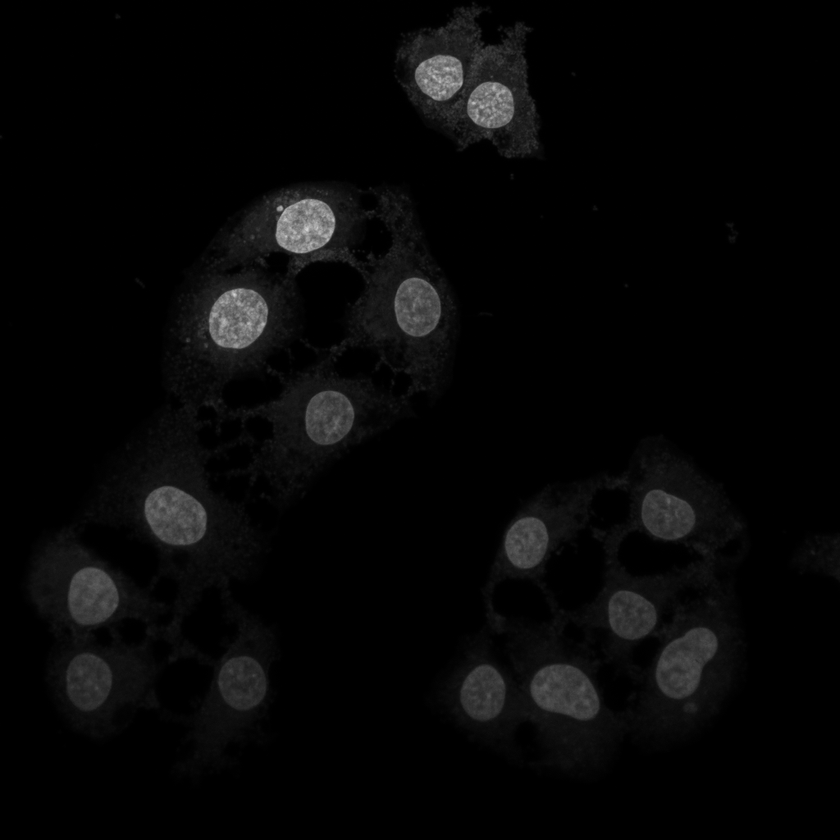
%> input picture nuclei/watershed_active_snakes/toolbox/lsm/Image3.tif, 840 x 840 px, shrunk from 1024 x 1024 before the run
$ octave --eval "result = algo_snakes_3D(imread('lsm/Image3.tif'));"   (GNU Octave 9; MATLAB toolbox functions it lacks are replaced by stand-ins)
%> lines starting %> are read from the running program, lines starting %| are printed output that depends on the picture; in (x1, y1, x2, y2) boxes, pixels count from 0 and x2, y2 are one past the last pixel; in counts of white or black regions, pixels touching at a corner belong together; the program's own positions count from 1
function [OV,Options] = algo_snakes_3D(img)

%options for the snake algorithm
Options=struct;
Options.Verbose=0;
Options.Iterations=200;
Options.GIterations=100;
Options.Alpha=0.02*3.3;
Options.Beta=0.05*3.3;
Options.Kappa=1;
Options.Delta=0.05;
Options.Wline=0;
Options.Mu=0.1;
Options.Sigma1=1;
Options.Sigma2=1;
Options.Sigma3=1;

szey = size(img,1); szex = size(img,2); szez = size(img,3);
%> after `szey = size(img,1)`: szey = 840
%> after `szex = size(img,2)`: szex = 840
%> after `szez = size(img,3)`: szez = 1

thres = graythresh(img);
%> thres = 0.149
Gbw = img>=round(255*thres);
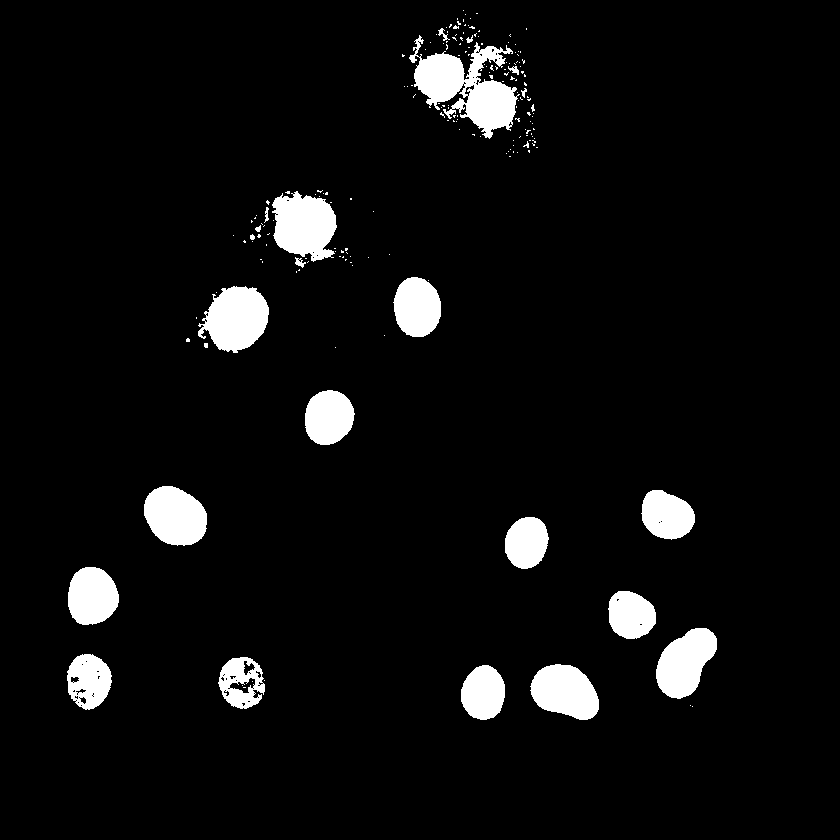
%> Gbw: size 840x840 logical; 5.5% white; 194 white regions (171 under 20 px), largest, box (x1, y1, x2, y2) and area: (409, 35, 520, 139) 5200, (272, 191, 337, 262) 3303, (198, 286, 269, 353) 3280
Gfl = reshape(imfill(reshape(Gbw,szey,szex*szez),'holes'),szey,szex,szez);
%> Gfl: size 840x840 logical; 5.6% white; 191 white regions (168 under 20 px), largest, box (x1, y1, x2, y2) and area: (409, 35, 520, 139) 5278, (272, 191, 337, 262) 3311, (198, 286, 269, 353) 3288
Gfl = bwareaopen(Gfl,100);
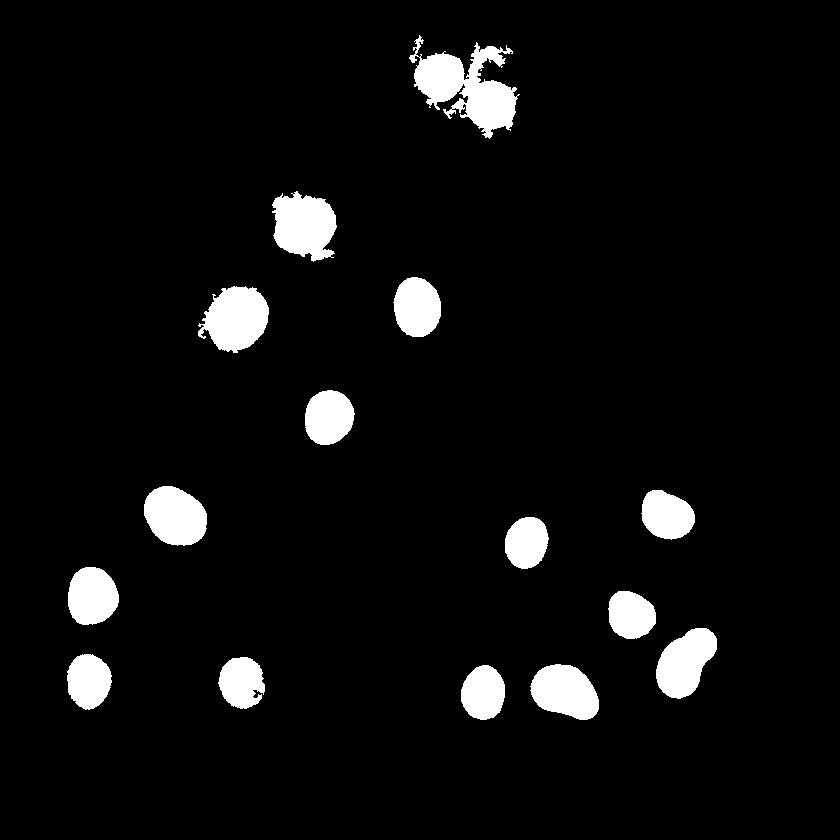
%> Gfl: size 840x840 logical; 5.4% white; 15 white regions, largest, box (x1, y1, x2, y2) and area: (409, 35, 520, 139) 5278, (272, 191, 337, 262) 3311, (198, 286, 269, 353) 3288

bwsml = imdilate(imerode(Gfl,strel('disk',3)),strel('disk',3));
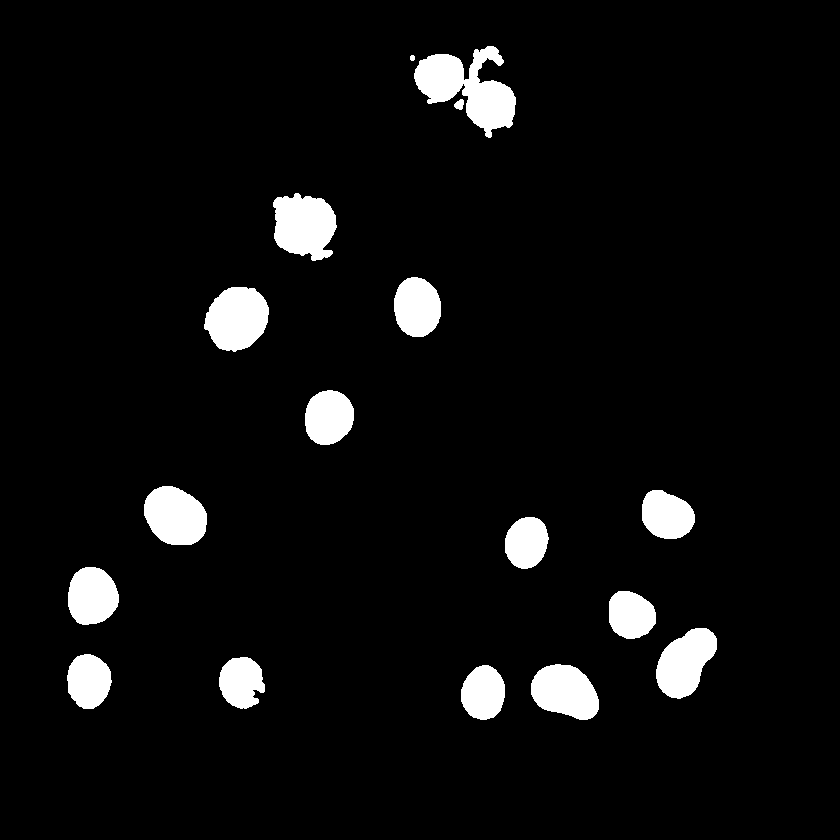
%> bwsml: size 840x840 logical; 5.3% white; 17 white regions, largest, box (x1, y1, x2, y2) and area: (414, 46, 516, 138) 4677, (273, 193, 337, 261) 3258, (204, 287, 269, 352) 3160

%getting the boundary pixels - approximate
%> (the run ends here)

$ run again, on nuclei/watershed_active_snakes/toolbox/lsm/Image4.tif
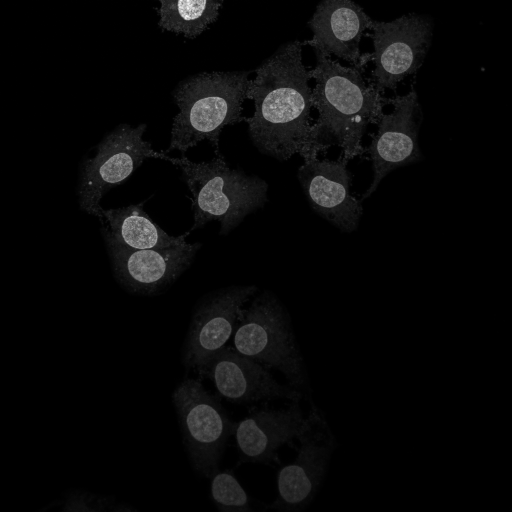
%> input picture nuclei/watershed_active_snakes/toolbox/lsm/Image4.tif, 512 x 512 px
%> thres = 0.192
%> in algo_snakes_3D, `Gbw = img>=round(255*thres);`:
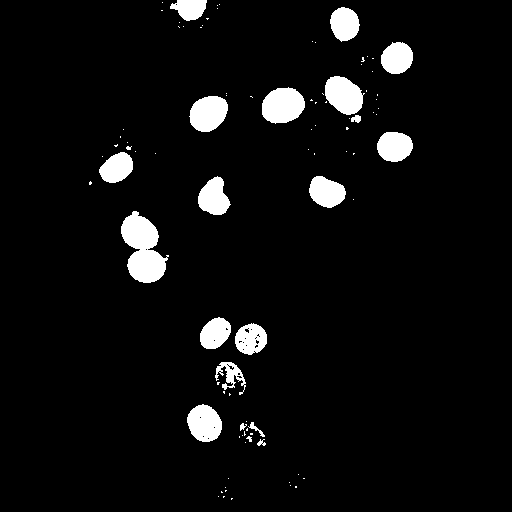
%> Gbw: size 512x512 logical; 5.4% white; 91 white regions (71 under 20 px), largest, box (x1, y1, x2, y2) and area: (121, 211, 169, 283) 2067, (262, 87, 305, 124) 1217, (325, 76, 365, 115) 1098
%> in algo_snakes_3D, `bwsml = imdilate(imerode(Gfl,strel('disk',3)),strel('disk',3));`:
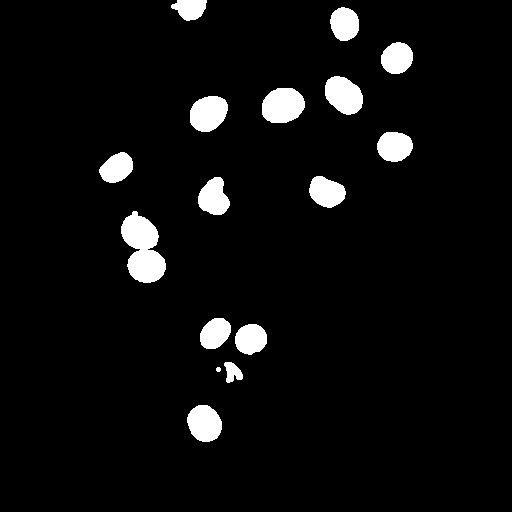
%> bwsml: size 512x512 logical; 5.2% white; 16 white regions, largest, box (x1, y1, x2, y2) and area: (121, 211, 166, 283) 2049, (262, 88, 305, 123) 1214, (325, 76, 363, 115) 1093
